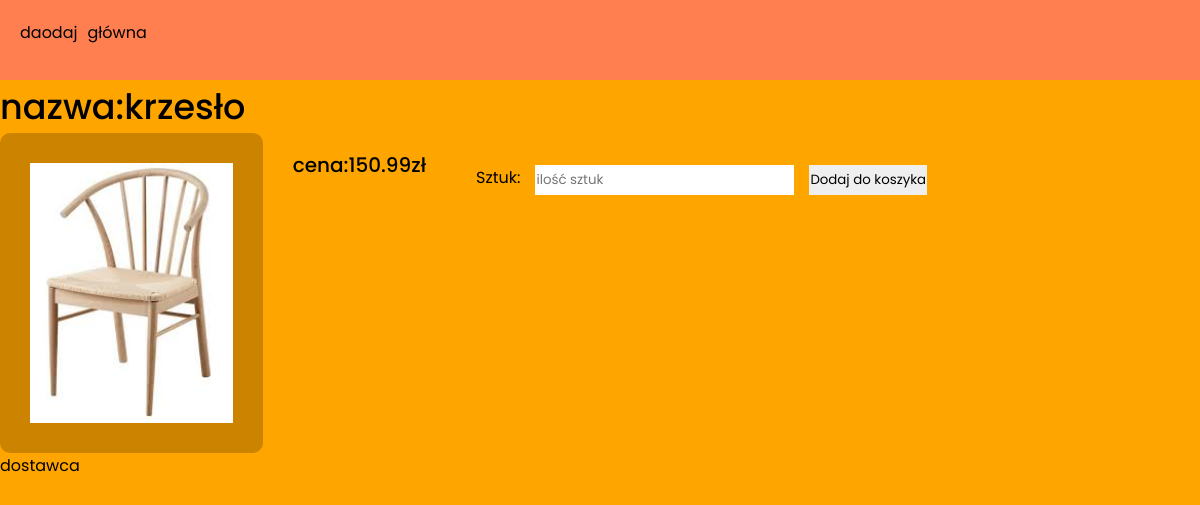
Screenshot of /item.php?id=2 with the database file from the repository.
### tables this page shows
CREATE TABLE `produkty` (
  `id` int(10) UNSIGNED NOT NULL,
  `id_dostawca` int(10) UNSIGNED NOT NULL,
  `nazwa` varchar(50) DEFAULT NULL COMMENT 'nazwa przedmiotu',
  `cena` decimal(10,2) DEFAULT NULL,
  `opis` text DEFAULT NULL,
  `zdiecie` varchar(100) DEFAULT NULL COMMENT 'zdjęcie jako tekst z końcówką .jpg',
  `kategoria` text NOT NULL
);

### item.php (the view, shortened to what this page needs)
<!DOCTYPE html>
<html lang="pl">
<head>
    <link rel="stylesheet" href="./css/nav.css">
    <link rel="stylesheet" href="./css/global.css">
    <link rel="stylesheet" href="./css/item.css">
</head>
<body>
<nav>
<div class="links">
            <a href="add.php" class="add linkable">daodaj</a>
            <a href="index.php" class="add linkable">główna</a>
        </div>
    </nav>
    <div class='card'>
        <?php
            $conect = mysqli_connect("localhost","root","","aledrogo");
            $zap = "select * from produkty WHERE id = ".$_GET['id'].";";
            $query = mysqli_query($conect,$zap);
            while($data = mysqli_fetch_row($query)){
                echo "<div class='imgandtitle'>
                    <p>nazwa:$data[2]</p>
                    <img src='$data[5]' alt='$data[5]'>
                    <a href='./dostawca.php?id=$data[1]'>dostawca</a>
                    </div>
                    <p class='price'>cena:$data[3]zł</p>"
                    ;
            }
        ?>
        <form action="/aledrogo/site/api/cardpost.php" method="post">
            <label for="">Sztuk:</label>
            <input type="number" name="many" id="many" placeholder="ilość sztuk">
            <input type="submit" value="Dodaj do koszyka">
        </form>
    </div>
</body>
</html>

### css/nav.css (style rules this page uses)
nav { width: 100%; padding: 20px; background-color: coral; }
form { margin-top: 15px; display: flex; gap: 15px; }
.links { display: flex; gap: 10px; }
.linkable { position: relative; }
.linkable::after { position: absolute; content: ""; width: 0%; height: 5px; background-color: aqua; left: 0; bottom: -5px; transition: 0.4s; margin-left: 50%; border-radius: 10px; }

### css/global.css (style rules this page uses)
* { margin: 0; padding: 0; box-sizing: border-box; font-family: 'Poppins', sans-serif; }
input { border: 1px solid transparent; }
a { color: black; text-decoration: none; }
p { font-weight: 500; font-size: 35px; }
body { height: 100%; display: flex; flex-direction: column; background-color: orange; }

### css/item.css (style rules this page uses)
.card { display: flex; flex-wrap: wrap; }
.price { margin-left: 30px; margin-top: 70px; font-size: 20px; }
img { height: 40vh; padding: 30px; background-color: rgba(0, 0, 0, 0.2); border-radius: 10px; }
.imgandtitle { display: flex; flex-direction: column; }
input { margin-top: 70px; height: 30px; }
label { margin-top: 70px; margin-left: 50px; }

### rows the page displays
produkty: nazwa "krzesło", zdiecie (picture), cena "150.99"
